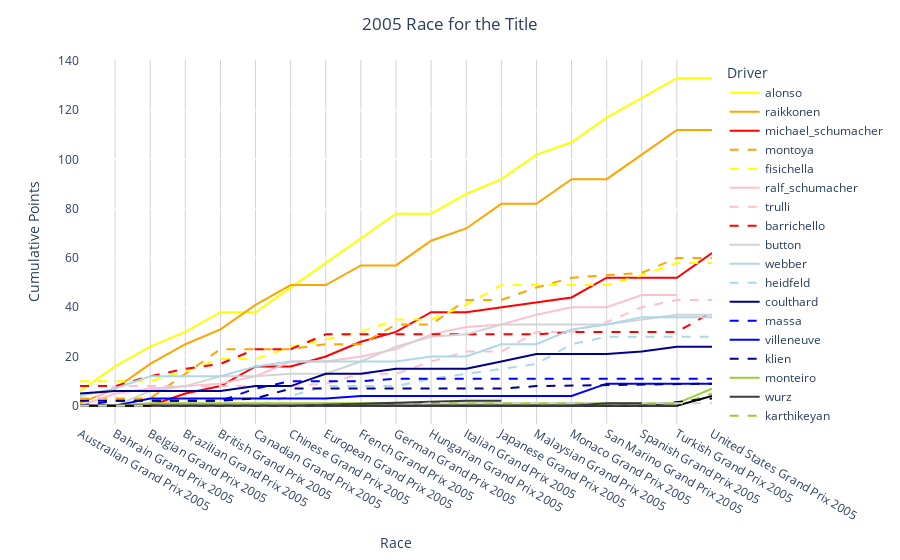

The code cell stored with this chart in its notebook:
### Code cell
# 2005 season ---------------------------------------------------------------------------------------------------
# The race for the title
season_2005 = pd.read_csv('treated_data/csv/results.csv')
season_2005 = season_2005[season_2005['season'] == 2005]
season_2005['points'] = pd.to_numeric(season_2005['points'], errors='coerce')
season_2005 = season_2005.sort_values(by=['raceId'])
season_2005['cumulative_points'] = season_2005.groupby('driverId')['points'].cumsum()
final_plot_data = season_2005[['driverId', 'raceId', 'cumulative_points']]
total_points_per_driver = season_2005.groupby('driverId')['points'].sum().reset_index().rename(columns={'points': 'points_total'})
final_plot_data = final_plot_data.merge(total_points_per_driver, on='driverId', how='left')
final_plot_data = final_plot_data.sort_values(by=['points_total', 'raceId'], ascending=[False, True])
sorted_drivers = total_points_per_driver['driverId'].tolist()
#save sorted drivers to csv
final_plot_data.to_csv('treated_data/csv/2005_sorted_drivers.csv', index=False)

driver_colors = {
    'fisichella': '#FFFF00',  # hex for yellow
    'barrichello': '#FF0000',  # hex for red
    'alonso': '#FFFF00',  # hex for yellow
    'coulthard': '#00008B',  # hex for dark blue
    'webber': '#ADD8E6',  # hex for light blue
    'montoya': '#FFA500',  # hex for orange
    'klien': '#00008B',  # hex for dark blue
    'raikkonen': '#FFA500',  # hex for orange
    'trulli': '#FFC0CB',  # hex for pink
    'massa': '#0000FF',  # hex for blue
    'button': '#D3D3D3',  # hex for light grey
    'ralf_schumacher': '#FFC0CB',  # hex for pink
    'villeneuve': '#0000FF',  # hex for blue
    'sato': '#D3D3D3',  # hex for light grey
    'karthikeyan': '#9ACD32',  # using yellowgreen, darkyellow doesn't exist
    'monteiro': '#9ACD32',  # using yellowgreen
    'friesacher': '#000000',  # hex for black
    'michael_schumacher': '#FF0000',  # hex for red
    'heidfeld': '#ADD8E6',  # hex for light blue
    'albers': '#000000'  # hex for black
}


# Dictionary for custom line styles per driver (solid by default, dash or dot as specified)
driver_line_styles = {
    'fisichella': 'dash',
    'barrichello': 'dash',
    'montoya': 'dash',
    'klien': 'dash',
    'trulli': 'dash',
    'massa': 'dash',
    'sato': 'dash',
    'karthikeyan': 'dash',
    'friesacher': 'dash',
    'heidfeld': 'dash',
    # Default is solid, not listed
}

final_plot_data['driverId'] = pd.Categorical(
    final_plot_data['driverId'],
    categories=sorted_drivers,
    ordered=True
)

# Create the plot using Plotly Express
fig = px.line(
    final_plot_data,
    x='raceId',
    y='cumulative_points',
    color='driverId',  # Ensures legend order
    labels={'driverId': 'Driver', 'raceId': 'Race', 'cumulative_points': 'Cumulative Points'}
)

# Convert to Graph Objects for detailed customization
fig = go.Figure(fig)

# Update colors and line styles based on custom definitions
for trace in fig.data:
    driver_name = trace.name.lower()  # Assuming driverId is used as name, adjust if necessary
    trace.line.color = driver_colors.get(driver_name, '#3b3b3b')  # Default to gray if not specified
    trace.line.dash = driver_line_styles.get(driver_name, 'solid')  # Default to solid if not specified

fig.update_layout(
    title='2005 Race for the Title',  # Adding a title
    title_x=0.5,  # Center the title
    paper_bgcolor='white',  # Set the background color around the plot
    plot_bgcolor='white'  # Set the background color of the plot itself
)
fig.update_xaxes(
    showgrid=True,
    gridwidth=1,
    gridcolor='lightgrey'
)
# Show the figure
fig.show()

### Figure 1 — Plotly figure (JSON) as saved in the notebook; plotly's stock layout.template omitted (floating-point values rounded to 4 significant figures)
{"data": [{"hovertemplate": "Driver=alonso<br>Race=%{x}<br>Cumulative Points=%{y}<extra></extra>", "legendgroup": "alonso", "line": {"color": "#FFFF00", "dash": "solid"}, "marker": {"symbol": "circle"}, "mode": "lines", "name": "alonso", "orientation": "v", "showlegend": true, "type": "scatter", "x": ["Australian Grand Prix 2005", "Bahrain Grand Prix 2005", "Belgian Grand Prix 2005", "Brazilian Grand Prix 2005", "British Grand Prix 2005", "Canadian Grand Prix 2005", "Chinese Grand Prix 2005", "European Grand Prix 2005", "French Grand Prix 2005", "German Grand Prix 2005", "Hungarian Grand Prix 2005", "Italian Grand Prix 2005", "Japanese Grand Prix 2005", "Malaysian Grand Prix 2005", "Monaco Grand Prix 2005", "San Marino Grand Prix 2005", "Spanish Grand Prix 2005", "Turkish Grand Prix 2005", "United States Grand Prix 2005"], "xaxis": "x", "y": [6, 16, 24, 30, 38, 38, 48, 58, 68, 78, 78, 86, 92, 102, 107, 117, 125, 133, 133], "yaxis": "y"}, {"hovertemplate": "Driver=raikkonen<br>Race=%{x}<br>Cumulative Points=%{y}<extra></extra>", "legendgroup": "raikkonen", "line": {"color": "#FFA500", "dash": "solid"}, "marker": {"symbol": "circle"}, "mode": "lines", "name": "raikkonen", "orientation": "v", "showlegend": true, "type": "scatter", "x": ["Australian Grand Prix 2005", "Bahrain Grand Prix 2005", "Belgian Grand Prix 2005", "Brazilian Grand Prix 2005", "British Grand Prix 2005", "Canadian Grand Prix 2005", "Chinese Grand Prix 2005", "European Grand Prix 2005", "French Grand Prix 2005", "German Grand Prix 2005", "Hungarian Grand Prix 2005", "Italian Grand Prix 2005", "Japanese Grand Prix 2005", "Malaysian Grand Prix 2005", "Monaco Grand Prix 2005", "San Marino Grand Prix 2005", "Spanish Grand Prix 2005", "Turkish Grand Prix 2005", "United States Grand Prix 2005"], "xaxis": "x", "y": [1, 7, 17, 25, 31, 41, 49, 49, 57, 57, 67, 72, 82, 82, 92, 92, 102, 112, 112], "yaxis": "y"}, {"hovertemplate": "Driver=michael_schumacher<br>Race=%{x}<br>Cumulative Points=%{y}<extra></extra>", "legendgroup": "michael_schumacher", "line": {"color": "#FF0000", "dash": "solid"}, "marker": {"symbol": "circle"}, "mode": "lines", "name": "michael_schumacher", "orientation": "v", "showlegend": true, "type": "scatter", "x": ["Australian Grand Prix 2005", "Bahrain Grand Prix 2005", "Belgian Grand Prix 2005", "Brazilian Grand Prix 2005", "British Grand Prix 2005", "Canadian Grand Prix 2005", "Chinese Grand Prix 2005", "European Grand Prix 2005", "French Grand Prix 2005", "German Grand Prix 2005", "Hungarian Grand Prix 2005", "Italian Grand Prix 2005", "Japanese Grand Prix 2005", "Malaysian Grand Prix 2005", "Monaco Grand Prix 2005", "San Marino Grand Prix 2005", "Spanish Grand Prix 2005", "Turkish Grand Prix 2005", "United States Grand Prix 2005"], "xaxis": "x", "y": [0, 0, 0, 5, 8, 16, 16, 20, 26, 30, 38, 38, 40, 42, 44, 52, 52, 52, 62], "yaxis": "y"}, {"hovertemplate": "Driver=montoya<br>Race=%{x}<br>Cumulative Points=%{y}<extra></extra>", "legendgroup": "montoya", "line": {"color": "#FFA500", "dash": "dash"}, "marker": {"symbol": "circle"}, "mode": "lines", "name": "montoya", "orientation": "v", "showlegend": true, "type": "scatter", "x": ["Australian Grand Prix 2005", "Belgian Grand Prix 2005", "Brazilian Grand Prix 2005", "British Grand Prix 2005", "Canadian Grand Prix 2005", "Chinese Grand Prix 2005", "European Grand Prix 2005", "French Grand Prix 2005", "German Grand Prix 2005", "Hungarian Grand Prix 2005", "Italian Grand Prix 2005", "Japanese Grand Prix 2005", "Malaysian Grand Prix 2005", "Monaco Grand Prix 2005", "Spanish Grand Prix 2005", "Turkish Grand Prix 2005", "United States Grand Prix 2005"], "xaxis": "x", "y": [3, 3, 13, 23, 23, 23, 25, 25, 33, 33, 43, 43, 48, 52, 54, 60, 60], "yaxis": "y"}, {"hovertemplate": "Driver=fisichella<br>Race=%{x}<br>Cumulative Points=%{y}<extra></extra>", "legendgroup": "fisichella", "line": {"color": "#FFFF00", "dash": "dash"}, "marker": {"symbol": "circle"}, "mode": "lines", "name": "fisichella", "orientation": "v", "showlegend": true, "type": "scatter", "x": ["Australian Grand Prix 2005", "Bahrain Grand Prix 2005", "Belgian Grand Prix 2005", "Brazilian Grand Prix 2005", "British Grand Prix 2005", "Canadian Grand Prix 2005", "Chinese Grand Prix 2005", "European Grand Prix 2005", "French Grand Prix 2005", "German Grand Prix 2005", "Hungarian Grand Prix 2005", "Italian Grand Prix 2005", "Japanese Grand Prix 2005", "Malaysian Grand Prix 2005", "Monaco Grand Prix 2005", "San Marino Grand Prix 2005", "Spanish Grand Prix 2005", "Turkish Grand Prix 2005", "United States Grand Prix 2005"], "xaxis": "x", "y": [10, 10, 10, 14, 19, 19, 24, 27, 30, 35, 35, 41, 49, 49, 49, 49, 53, 58, 58], "yaxis": "y"}, {"hovertemplate": "Driver=ralf_schumacher<br>Race=%{x}<br>Cumulative Points=%{y}<extra></extra>", "legendgroup": "ralf_schumacher", "line": {"color": "#FFC0CB", "dash": "solid"}, "marker": {"symbol": "circle"}, "mode": "lines", "name": "ralf_schumacher", "orientation": "v", "showlegend": true, "type": "scatter", "x": ["Australian Grand Prix 2005", "Bahrain Grand Prix 2005", "Belgian Grand Prix 2005", "Brazilian Grand Prix 2005", "British Grand Prix 2005", "Canadian Grand Prix 2005", "Chinese Grand Prix 2005", "European Grand Prix 2005", "French Grand Prix 2005", "German Grand Prix 2005", "Hungarian Grand Prix 2005", "Italian Grand Prix 2005", "Japanese Grand Prix 2005", "Malaysian Grand Prix 2005", "Monaco Grand Prix 2005", "San Marino Grand Prix 2005", "Spanish Grand Prix 2005", "Turkish Grand Prix 2005"], "xaxis": "x", "y": [0, 5, 7, 8, 9, 12, 18, 18, 20, 23, 29, 32, 33, 37, 40, 40, 45, 45], "yaxis": "y"}, {"hovertemplate": "Driver=trulli<br>Race=%{x}<br>Cumulative Points=%{y}<extra></extra>", "legendgroup": "trulli", "line": {"color": "#FFC0CB", "dash": "dash"}, "marker": {"symbol": "circle"}, "mode": "lines", "name": "trulli", "orientation": "v", "showlegend": true, "type": "scatter", "x": ["Australian Grand Prix 2005", "Bahrain Grand Prix 2005", "Belgian Grand Prix 2005", "Brazilian Grand Prix 2005", "British Grand Prix 2005", "Canadian Grand Prix 2005", "Chinese Grand Prix 2005", "European Grand Prix 2005", "French Grand Prix 2005", "German Grand Prix 2005", "Hungarian Grand Prix 2005", "Italian Grand Prix 2005", "Japanese Grand Prix 2005", "Malaysian Grand Prix 2005", "Monaco Grand Prix 2005", "San Marino Grand Prix 2005", "Spanish Grand Prix 2005", "Turkish Grand Prix 2005", "United States Grand Prix 2005"], "xaxis": "x", "y": [0, 8, 8, 8, 8, 8, 8, 9, 13, 13, 18, 22, 22, 30, 30, 34, 40, 43, 43], "yaxis": "y"}, {"hovertemplate": "Driver=barrichello<br>Race=%{x}<br>Cumulative Points=%{y}<extra></extra>", "legendgroup": "barrichello", "line": {"color": "#FF0000", "dash": "dash"}, "marker": {"symbol": "circle"}, "mode": "lines", "name": "barrichello", "orientation": "v", "showlegend": true, "type": "scatter", "x": ["Australian Grand Prix 2005", "Bahrain Grand Prix 2005", "Belgian Grand Prix 2005", "Brazilian Grand Prix 2005", "British Grand Prix 2005", "Canadian Grand Prix 2005", "Chinese Grand Prix 2005", "European Grand Prix 2005", "French Grand Prix 2005", "German Grand Prix 2005", "Hungarian Grand Prix 2005", "Italian Grand Prix 2005", "Japanese Grand Prix 2005", "Malaysian Grand Prix 2005", "Monaco Grand Prix 2005", "San Marino Grand Prix 2005", "Spanish Grand Prix 2005", "Turkish Grand Prix 2005", "United States Grand Prix 2005"], "xaxis": "x", "y": [8, 8, 12, 15, 17, 23, 23, 29, 29, 29, 29, 29, 29, 29, 30, 30, 30, 30, 38], "yaxis": "y"}, {"hovertemplate": "Driver=button<br>Race=%{x}<br>Cumulative Points=%{y}<extra></extra>", "legendgroup": "button", "line": {"color": "#D3D3D3", "dash": "solid"}, "marker": {"symbol": "circle"}, "mode": "lines", "name": "button", "orientation": "v", "showlegend": true, "type": "scatter", "x": ["Australian Grand Prix 2005", "Bahrain Grand Prix 2005", "Belgian Grand Prix 2005", "Brazilian Grand Prix 2005", "British Grand Prix 2005", "Canadian Grand Prix 2005", "Chinese Grand Prix 2005", "European Grand Prix 2005", "French Grand Prix 2005", "German Grand Prix 2005", "Hungarian Grand Prix 2005", "Italian Grand Prix 2005", "Japanese Grand Prix 2005", "Malaysian Grand Prix 2005", "San Marino Grand Prix 2005", "Turkish Grand Prix 2005", "United States Grand Prix 2005"], "xaxis": "x", "y": [0, 0, 6, 8, 12, 12, 13, 13, 18, 24, 28, 29, 33, 33, 33, 37, 37], "yaxis": "y"}, {"hovertemplate": "Driver=webber<br>Race=%{x}<br>Cumulative Points=%{y}<extra></extra>", "legendgroup": "webber", "line": {"color": "#ADD8E6", "dash": "solid"}, "marker": {"symbol": "circle"}, "mode": "lines", "name": "webber", "orientation": "v", "showlegend": true, "type": "scatter", "x": ["Australian Grand Prix 2005", "Bahrain Grand Prix 2005", "Belgian Grand Prix 2005", "Brazilian Grand Prix 2005", "British Grand Prix 2005", "Canadian Grand Prix 2005", "Chinese Grand Prix 2005", "European Grand Prix 2005", "French Grand Prix 2005", "German Grand Prix 2005", "Hungarian Grand Prix 2005", "Italian Grand Prix 2005", "Japanese Grand Prix 2005", "Malaysian Grand Prix 2005", "Monaco Grand Prix 2005", "San Marino Grand Prix 2005", "Spanish Grand Prix 2005", "Turkish Grand Prix 2005", "United States Grand Prix 2005"], "xaxis": "x", "y": [4, 7, 12, 12, 12, 16, 18, 18, 18, 18, 20, 20, 25, 25, 31, 33, 36, 36, 36], "yaxis": "y"}, {"hovertemplate": "Driver=heidfeld<br>Race=%{x}<br>Cumulative Points=%{y}<extra></extra>", "legendgroup": "heidfeld", "line": {"color": "#ADD8E6", "dash": "dash"}, "marker": {"symbol": "circle"}, "mode": "lines", "name": "heidfeld", "orientation": "v", "showlegend": true, "type": "scatter", "x": ["Australian Grand Prix 2005", "Bahrain Grand Prix 2005", "British Grand Prix 2005", "Canadian Grand Prix 2005", "European Grand Prix 2005", "French Grand Prix 2005", "German Grand Prix 2005", "Hungarian Grand Prix 2005", "Malaysian Grand Prix 2005", "Monaco Grand Prix 2005", "San Marino Grand Prix 2005", "Spanish Grand Prix 2005", "Turkish Grand Prix 2005", "United States Grand Prix 2005"], "xaxis": "x", "y": [0, 0, 0, 0, 8, 8, 8, 11, 17, 25, 28, 28, 28, 28], "yaxis": "y"}, {"hovertemplate": "Driver=coulthard<br>Race=%{x}<br>Cumulative Points=%{y}<extra></extra>", "legendgroup": "coulthard", "line": {"color": "#00008B", "dash": "solid"}, "marker": {"symbol": "circle"}, "mode": "lines", "name": "coulthard", "orientation": "v", "showlegend": true, "type": "scatter", "x": ["Australian Grand Prix 2005", "Bahrain Grand Prix 2005", "Belgian Grand Prix 2005", "Brazilian Grand Prix 2005", "British Grand Prix 2005", "Canadian Grand Prix 2005", "Chinese Grand Prix 2005", "European Grand Prix 2005", "French Grand Prix 2005", "German Grand Prix 2005", "Hungarian Grand Prix 2005", "Italian Grand Prix 2005", "Japanese Grand Prix 2005", "Malaysian Grand Prix 2005", "Monaco Grand Prix 2005", "San Marino Grand Prix 2005", "Spanish Grand Prix 2005", "Turkish Grand Prix 2005", "United States Grand Prix 2005"], "xaxis": "x", "y": [5, 6, 6, 6, 6, 8, 8, 13, 13, 15, 15, 15, 18, 21, 21, 21, 22, 24, 24], "yaxis": "y"}, {"hovertemplate": "Driver=massa<br>Race=%{x}<br>Cumulative Points=%{y}<extra></extra>", "legendgroup": "massa", "line": {"color": "#0000FF", "dash": "dash"}, "marker": {"symbol": "circle"}, "mode": "lines", "name": "massa", "orientation": "v", "showlegend": true, "type": "scatter", "x": ["Australian Grand Prix 2005", "Bahrain Grand Prix 2005", "Belgian Grand Prix 2005", "Brazilian Grand Prix 2005", "British Grand Prix 2005", "Canadian Grand Prix 2005", "Chinese Grand Prix 2005", "European Grand Prix 2005", "French Grand Prix 2005", "German Grand Prix 2005", "Hungarian Grand Prix 2005", "Italian Grand Prix 2005", "Japanese Grand Prix 2005", "Malaysian Grand Prix 2005", "Monaco Grand Prix 2005", "San Marino Grand Prix 2005", "Spanish Grand Prix 2005", "Turkish Grand Prix 2005", "United States Grand Prix 2005"], "xaxis": "x", "y": [0, 2, 2, 2, 2, 7, 10, 10, 10, 11, 11, 11, 11, 11, 11, 11, 11, 11, 11], "yaxis": "y"}, {"hovertemplate": "Driver=villeneuve<br>Race=%{x}<br>Cumulative Points=%{y}<extra></extra>", "legendgroup": "villeneuve", "line": {"color": "#0000FF", "dash": "solid"}, "marker": {"symbol": "circle"}, "mode": "lines", "name": "villeneuve", "orientation": "v", "showlegend": true, "type": "scatter", "x": ["Australian Grand Prix 2005", "Bahrain Grand Prix 2005", "Belgian Grand Prix 2005", "Brazilian Grand Prix 2005", "British Grand Prix 2005", "Canadian Grand Prix 2005", "Chinese Grand Prix 2005", "European Grand Prix 2005", "French Grand Prix 2005", "German Grand Prix 2005", "Hungarian Grand Prix 2005", "Italian Grand Prix 2005", "Japanese Grand Prix 2005", "Malaysian Grand Prix 2005", "Monaco Grand Prix 2005", "San Marino Grand Prix 2005", "Spanish Grand Prix 2005", "Turkish Grand Prix 2005", "United States Grand Prix 2005"], "xaxis": "x", "y": [0, 0, 3, 3, 3, 3, 3, 3, 4, 4, 4, 4, 4, 4, 4, 9, 9, 9, 9], "yaxis": "y"}, {"hovertemplate": "Driver=klien<br>Race=%{x}<br>Cumulative Points=%{y}<extra></extra>", "legendgroup": "klien", "line": {"color": "#00008B", "dash": "dash"}, "marker": {"symbol": "circle"}, "mode": "lines", "name": "klien", "orientation": "v", "showlegend": true, "type": "scatter", "x": ["Australian Grand Prix 2005", "Bahrain Grand Prix 2005", "Belgian Grand Prix 2005", "Brazilian Grand Prix 2005", "British Grand Prix 2005", "Canadian Grand Prix 2005", "Chinese Grand Prix 2005", "French Grand Prix 2005", "German Grand Prix 2005", "Hungarian Grand Prix 2005", "Italian Grand Prix 2005", "Japanese Grand Prix 2005", "Malaysian Grand Prix 2005", "Turkish Grand Prix 2005", "United States Grand Prix 2005"], "xaxis": "x", "y": [2, 2, 2, 2, 2, 3, 7, 7, 7, 7, 7, 7, 8, 9, 9], "yaxis": "y"}, {"hovertemplate": "Driver=monteiro<br>Race=%{x}<br>Cumulative Points=%{y}<extra></extra>", "legendgroup": "monteiro", "line": {"color": "#9ACD32", "dash": "solid"}, "marker": {"symbol": "circle"}, "mode": "lines", "name": "monteiro", "orientation": "v", "showlegend": true, "type": "scatter", "x": ["Australian Grand Prix 2005", "Bahrain Grand Prix 2005", "Belgian Grand Prix 2005", "Brazilian Grand Prix 2005", "British Grand Prix 2005", "Canadian Grand Prix 2005", "Chinese Grand Prix 2005", "European Grand Prix 2005", "French Grand Prix 2005", "German Grand Prix 2005", "Hungarian Grand Prix 2005", "Italian Grand Prix 2005", "Japanese Grand Prix 2005", "Malaysian Grand Prix 2005", "Monaco Grand Prix 2005", "San Marino Grand Prix 2005", "Spanish Grand Prix 2005", "Turkish Grand Prix 2005", "United States Grand Prix 2005"], "xaxis": "x", "y": [0, 0, 1, 1, 1, 1, 1, 1, 1, 1, 1, 1, 1, 1, 1, 1, 1, 1, 7], "yaxis": "y"}, {"hovertemplate": "Driver=wurz<br>Race=%{x}<br>Cumulative Points=%{y}<extra></extra>", "legendgroup": "wurz", "line": {"color": "#3b3b3b", "dash": "solid"}, "marker": {"symbol": "circle"}, "mode": "lines", "name": "wurz", "orientation": "v", "showlegend": true, "type": "scatter", "x": ["San Marino Grand Prix 2005"], "xaxis": "x", "y": [6], "yaxis": "y"}, {"hovertemplate": "Driver=karthikeyan<br>Race=%{x}<br>Cumulative Points=%{y}<extra></extra>", "legendgroup": "karthikeyan", "line": {"color": "#9ACD32", "dash": "dash"}, "marker": {"symbol": "circle"}, "mode": "lines", "name": "karthikeyan", "orientation": "v", "showlegend": true, "type": "scatter", "x": ["Australian Grand Prix 2005", "Bahrain Grand Prix 2005", "Belgian Grand Prix 2005", "Brazilian Grand Prix 2005", "British Grand Prix 2005", "Canadian Grand Prix 2005", "Chinese Grand Prix 2005", "European Grand Prix 2005", "French Grand Prix 2005", "German Grand Prix 2005", "Hungarian Grand Prix 2005", "Italian Grand Prix 2005", "Japanese Grand Prix 2005", "Malaysian Grand Prix 2005", "Monaco Grand Prix 2005", "San Marino Grand Prix 2005", "Spanish Grand Prix 2005", "Turkish Grand Prix 2005", "United States Grand Prix 2005"], "xaxis": "x", "y": [0, 0, 0, 0, 0, 0, 0, 0, 0, 0, 0, 0, 0, 0, 0, 0, 0, 0, 5], "yaxis": "y"}, {"hovertemplate": "Driver=albers<br>Race=%{x}<br>Cumulative Points=%{y}<extra></extra>", "legendgroup": "albers", "line": {"color": "#000000", "dash": "solid"}, "marker": {"symbol": "circle"}, "mode": "lines", "name": "albers", "orientation": "v", "showlegend": true, "type": "scatter", "x": ["Australian Grand Prix 2005", "Bahrain Grand Prix 2005", "Belgian Grand Prix 2005", "Brazilian Grand Prix 2005", "British Grand Prix 2005", "Canadian Grand Prix 2005", "Chinese Grand Prix 2005", "European Grand Prix 2005", "French Grand Prix 2005", "German Grand Prix 2005", "Hungarian Grand Prix 2005", "Italian Grand Prix 2005", "Japanese Grand Prix 2005", "Malaysian Grand Prix 2005", "Monaco Grand Prix 2005", "San Marino Grand Prix 2005", "Spanish Grand Prix 2005", "Turkish Grand Prix 2005", "United States Grand Prix 2005"], "xaxis": "x", "y": [0, 0, 0, 0, 0, 0, 0, 0, 0, 0, 0, 0, 0, 0, 0, 0, 0, 0, 4], "yaxis": "y"}, {"hovertemplate": "Driver=rosa<br>Race=%{x}<br>Cumulative Points=%{y}<extra></extra>", "legendgroup": "rosa", "line": {"color": "#3b3b3b", "dash": "solid"}, "marker": {"symbol": "circle"}, "mode": "lines", "name": "rosa", "orientation": "v", "showlegend": true, "type": "scatter", "x": ["Bahrain Grand Prix 2005"], "xaxis": "x", "y": [4], "yaxis": "y"}, {"hovertemplate": "Driver=friesacher<br>Race=%{x}<br>Cumulative Points=%{y}<extra></extra>", "legendgroup": "friesacher", "line": {"color": "#000000", "dash": "dash"}, "marker": {"symbol": "circle"}, "mode": "lines", "name": "friesacher", "orientation": "v", "showlegend": true, "type": "scatter", "x": ["Australian Grand Prix 2005", "Bahrain Grand Prix 2005", "British Grand Prix 2005", "Canadian Grand Prix 2005", "European Grand Prix 2005", "French Grand Prix 2005", "Malaysian Grand Prix 2005", "Monaco Grand Prix 2005", "San Marino Grand Prix 2005", "Spanish Grand Prix 2005", "United States Grand Prix 2005"], "xaxis": "x", "y": [0, 0, 0, 0, 0, 0, 0, 0, 0, 0, 3], "yaxis": "y"}, {"hovertemplate": "Driver=pizzonia<br>Race=%{x}<br>Cumulative Points=%{y}<extra></extra>", "legendgroup": "pizzonia", "line": {"color": "#3b3b3b", "dash": "solid"}, "marker": {"symbol": "circle"}, "mode": "lines", "name": "pizzonia", "orientation": "v", "showlegend": true, "type": "scatter", "x": ["Belgian Grand Prix 2005", "Brazilian Grand Prix 2005", "Chinese Grand Prix 2005", "Italian Grand Prix 2005", "Japanese Grand Prix 2005"], "xaxis": "x", "y": [0, 0, 0, 2, 2], "yaxis": "y"}, {"hovertemplate": "Driver=sato<br>Race=%{x}<br>Cumulative Points=%{y}<extra></extra>", "legendgroup": "sato", "line": {"color": "#D3D3D3", "dash": "dash"}, "marker": {"symbol": "circle"}, "mode": "lines", "name": "sato", "orientation": "v", "showlegend": true, "type": "scatter", "x": ["Australian Grand Prix 2005", "Bahrain Grand Prix 2005", "Belgian Grand Prix 2005", "Brazilian Grand Prix 2005", "British Grand Prix 2005", "Canadian Grand Prix 2005", "Chinese Grand Prix 2005", "European Grand Prix 2005", "French Grand Prix 2005", "German Grand Prix 2005", "Hungarian Grand Prix 2005", "Italian Grand Prix 2005", "Japanese Grand Prix 2005", "San Marino Grand Prix 2005", "Turkish Grand Prix 2005", "United States Grand Prix 2005"], "xaxis": "x", "y": [0, 0, 0, 0, 0, 0, 0, 0, 0, 0, 1, 1, 1, 1, 1, 1], "yaxis": "y"}, {"hovertemplate": "Driver=liuzzi<br>Race=%{x}<br>Cumulative Points=%{y}<extra></extra>", "legendgroup": "liuzzi", "line": {"color": "#3b3b3b", "dash": "solid"}, "marker": {"symbol": "circle"}, "mode": "lines", "name": "liuzzi", "orientation": "v", "showlegend": true, "type": "scatter", "x": ["European Grand Prix 2005", "Monaco Grand Prix 2005", "San Marino Grand Prix 2005", "Spanish Grand Prix 2005"], "xaxis": "x", "y": [0, 0, 1, 1], "yaxis": "y"}, {"hovertemplate": "Driver=doornbos<br>Race=%{x}<br>Cumulative Points=%{y}<extra></extra>", "legendgroup": "doornbos", "line": {"color": "#3b3b3b", "dash": "solid"}, "marker": {"symbol": "circle"}, "mode": "lines", "name": "doornbos", "orientation": "v", "showlegend": true, "type": "scatter", "x": ["Belgian Grand Prix 2005", "Brazilian Grand Prix 2005", "Chinese Grand Prix 2005", "German Grand Prix 2005", "Hungarian Grand Prix 2005", "Italian Grand Prix 2005", "Japanese Grand Prix 2005", "Turkish Grand Prix 2005"], "xaxis": "x", "y": [0, 0, 0, 0, 0, 0, 0, 0], "yaxis": "y"}, {"hovertemplate": "Driver=davidson<br>Race=%{x}<br>Cumulative Points=%{y}<extra></extra>", "legendgroup": "davidson", "line": {"color": "#3b3b3b", "dash": "solid"}, "marker": {"symbol": "circle"}, "mode": "lines", "name": "davidson", "orientation": "v", "showlegend": true, "type": "scatter", "x": ["Malaysian Grand Prix 2005"], "xaxis": "x", "y": [0], "yaxis": "y"}, {"hovertemplate": "Driver=zonta<br>Race=%{x}<br>Cumulative Points=%{y}<extra></extra>", "legendgroup": "zonta", "line": {"color": "#3b3b3b", "dash": "solid"}, "marker": {"symbol": "circle"}, "mode": "lines", "name": "zonta", "orientation": "v", "showlegend": true, "type": "scatter", "x": ["United States Grand Prix 2005"], "xaxis": "x", "y": [0], "yaxis": "y"}], "layout": {"legend": {"title": {"text": "Driver"}, "tracegroupgap": 0}, "margin": {"t": 60}, "paper_bgcolor": "white", "plot_bgcolor": "white", "title": {"text": "2005 Race for the Title", "x": 0.5}, "xaxis": {"anchor": "y", "domain": [0, 1], "gridcolor": "lightgrey", "gridwidth": 1, "showgrid": true, "title": {"text": "Race"}}, "yaxis": {"anchor": "x", "domain": [0, 1], "title": {"text": "Cumulative Points"}}}}
